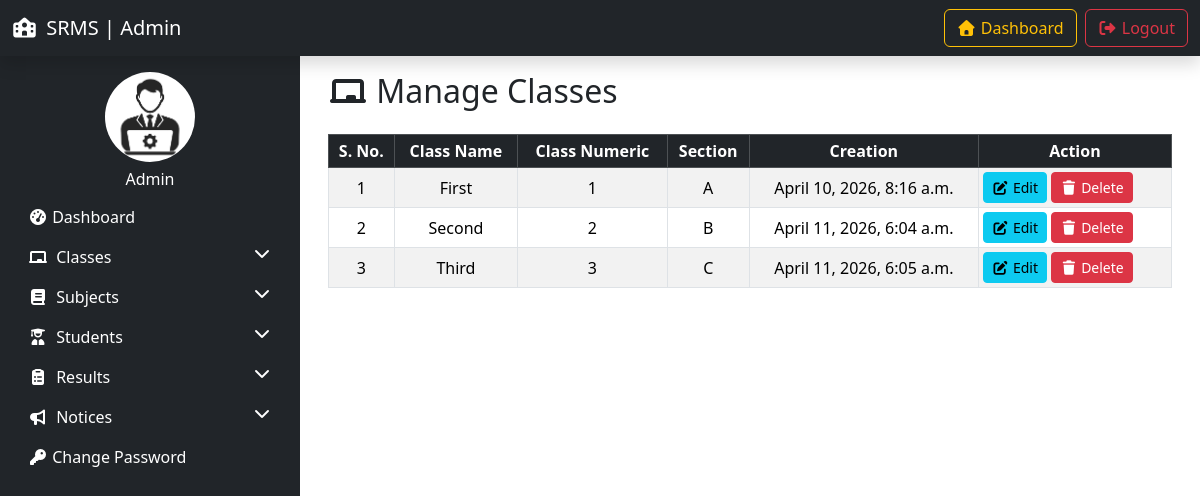
The page /manage_classes/ (signed in) on the database its author committed.
### resultapp/models.py (models this page shows, shortened)
class Class(models.Model):
    class_name = models.CharField(max_length=50)
    class_numeric = models.IntegerField()
    section = models.CharField(max_length=50)
    creation_date = models.DateTimeField(auto_now_add=True)
    updation_date = models.DateTimeField(auto_now=True)

### resultapp/views.py (the view, shortened to what this page needs)
# urls.py: path('manage_classes/', manage_classes, name='manage_classes'),
@login_required(login_url='admin-login')
def manage_classes(request):
    classes = Class.objects.all()
    return render(request, 'manage_classes.html', locals())

### resultapp/templates/manage_classes.html (shortened to what this page needs)
{% extends 'admin_base.html' %} {% load static %} {% block content %}
<div class="container">
  <h2 class="mb-4"><i class="fas fa-chalkboard"></i> Manage Classes</h2>
  <div class="table-responsive">
    <table
      class="table table-striped table-bordered table-hover datatable align-middle text-center table-sm"
    >
      <thead class="table-dark">
        <tr>
          <th>S. No.</th>
          <th>Class Name</th>
          <th>Class Numeric</th>
          <th>Section</th>
          <th>Creation</th>
          <th>Action</th>
        </tr>
      </thead>
      <tbody>
        {% for c in classes %}
        <tr>
          <td>{{forloop.counter}}</td>
          <td>{{c.class_name}}</td>
          <td>{{c.class_numeric}}</td>
          <td>{{c.section}}</td>
          <td>{{c.creation_date}}</td>
          <td>
            <div class="d-flex flex-wrap gap-1">
              <a href="{% url 'edit_class' c.id %}" class="btn btn-info btn-sm">
                <i class="fas fa-edit"></i> Edit</a
              >
              <a
                href="?delete={{c.id}}"
                onclick="return confirm('Do you want to delete this class?');"
                class="btn btn-danger btn-sm"
              >
                <i class="fas fa-trash"></i> Delete</a
              >
            </div>
          </td>
        </tr>
        {% empty %}
        <tr>
          <td colspan="6" class="text-center">No classes found</td>
        </tr>
        {% endfor %}
      </tbody>
    </table>
  </div>
</div>
{% endblock %}

### rows shown on the page
Class: class_name "First", class_numeric "1", section "A", creation_date "April 10, 2026, 8:16 a.m."
Class: class_name "Second", class_numeric "2", section "B", creation_date "April 11, 2026, 6:04 a.m."
Class: class_name "Third", class_numeric "3", section "C", creation_date "April 11, 2026, 6:05 a.m."
